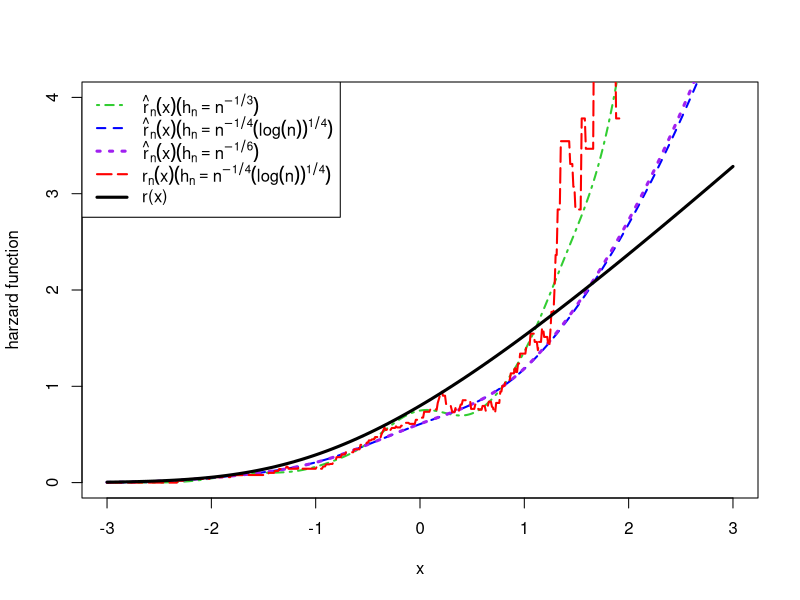

Generate this figure with R:
rm(list = ls(all = TRUE))
n = 50 # sample size
N = 1
alpha.n = (1/seq(1:n))^2
XN = matrix(NA,n,N)
for (j in 1:N) {
set.seed(j+3)
  y <- rnorm((n+1), mean = 0, sd = 1)
  x <- c()
  for (i in 1:n) {
    x[i] <- (alpha.n[i]*y[i+1] + y[i])/((1 + alpha.n[i]^2)^{1/2})
  }
  XN[,j] <- x 
}


f1 <- function(h,t,e){
  res <- mean(pnorm((t-e)/h, mean = 0, sd = 1))
  return(res)
}

f2 <- function(t,e){
  res <- sum(as.numeric(e <= t))/length(e)
}

f3 <- function(h,t,e){
  res = 1/(sqrt(2*pi)*h)*mean(exp(-(t-e)^2/(2*h^2))) 
  return(res)
}

f4 <- function(h, t, e){
  res = length(which( (t-h) < e & e<= (t+h)))/(2*length(e)*h)
}

hn <- c(n^{-1/3}, n^{-1/4}*(log(n))^{1/4}, n^{-1/6}) # bandwidth
t = seq(-3, 3, by = 0.01)
m = length(t)
lh <- length(hn)
Fhatm = matrix(NA, m, lh)
for (l in 1:lh) {
Fhat = matrix(NA, m, N)
for (j in 1:N){
  Fhat.temp = c()
  for (i in 1:m){
    Fhat.temp[i] <- f1(h=hn[l], t=t[i], e= XN[,j])
  }
  Fhat[,j] = Fhat.temp
}
Fhatm[,l] <- apply(Fhat, 1, mean)
}

Fn = matrix(NA, m, N)
for (j in 1:N){
  Ft.temp = c()
  for (i in 1:m){
    Ft.temp[i] <- f2(t=t[i], e= XN[,j])
  }
  Fn[,j]= Ft.temp
}
Fnm <- apply(Fn, 1, mean)
# par(mar=c(1,1,1,1))   # 设置边距参数


t = seq(-3, 3, by = 0.01)
m = length(t)
hn <- c(n^{-1/3}, n^{-1/4}*(log(n))^{1/4}, n^{-1/6}) #*(log(n))^{1/4}
lh <- length(hn)
fhatm = matrix(NA, m, lh)
for (l in 1:lh) {
  fhat = matrix(NA, m, N)
  for (j in 1:N){
    fhat.temp = c()
    for (i in 1:m){
      fhat.temp[i] <- f3(h=hn[l], t=t[i], e = XN[,j])
    }
    fhat[,j] = fhat.temp
  }
  fhatm[,l] <- apply(fhat, 1, mean)
}


fn = matrix(NA, m, N)
for (j in 1:N){
  ft.temp = c()
  for (i in 1:m){
    ft.temp[i] <- f4(h=hn[2], t=t[i], e= XN[,j])
  }
  fn[,j]= ft.temp
}
fnm <- apply(fn, 1, mean)

# par(mar=c(1,1,1,1))  # 设置边距参数

rnm <- fnm/(1 - Fnm)
rhatm <- matrix(NA, m, lh)
for (l in 1:lh){
  rhatm[,l] <- fhatm[,l]/(1 - Fhatm[,l])
}

####  plot  ####
rf <- function(t){
#  t=0
  out <- dnorm(t, mean = 0, sd = 1)/(1 - pnorm(t, mean = 0, sd = 1))
}


plot(t, rhatm[,1], xlab = "x", ylab = "harzard function", ylim = c(0, 4), type = "n")
lines(t, rhatm[,1], lwd=2, col="limegreen",lty=4)
lines(t, rhatm[,2], lwd=2, col="blue",lty=2)
lines(t, rhatm[,3], lwd=3, col="purple",lty=3)
lines(t, rnm, lwd=2, col="red",lty=5)
curve(rf, add = T, lwd=3, col= "black", lty=1)
legend("topleft", c(expression(hat(r)[n](x)(h[n]==n^{-1/3})), expression(hat(r)[n](x)(h[n]==n^{-1/4}*(log(n))^{1/4})), 
                       expression(hat(r)[n](x)(h[n]==n^{-1/6})), expression(r[n](x)(h[n]==n^{-1/4}*(log(n))^{1/4})), "r(x)"), 
       col = c("limegreen","blue","purple","red","black"), lty = c(4,2,3,5,1), lwd=c(2,2,3,2,3))
